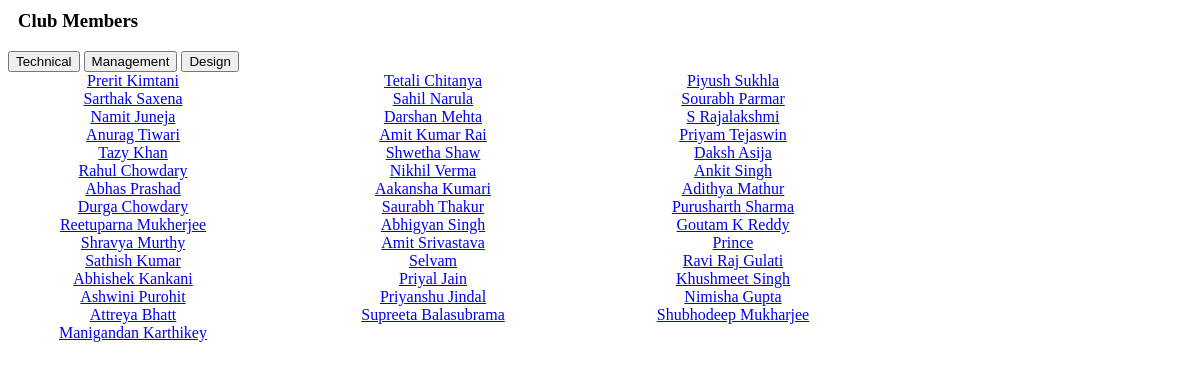
The page /club_members.php (signed in) on the database its author committed.
### tables this page shows
CREATE TABLE IF NOT EXISTS `club_60_members` (
  `name` varchar(20) NOT NULL,
  `regno` varchar(10) NOT NULL,
  `email` varchar(40) NOT NULL,
  `mobno` varchar(30) NOT NULL,
  `id` int(11) NOT NULL AUTO_INCREMENT,
  `dob` date NOT NULL,
  `address` varchar(50) NOT NULL,
  `gender` varchar(40) NOT NULL,
  `status` varchar(15) NOT NULL DEFAULT 'active',
  `department` varchar(40) NOT NULL DEFAULT 'Not available',
  `photo` varchar(50) NOT NULL,
  PRIMARY KEY (`id`)
);

### club_members.php (the view, shortened to what this page needs)
<?php
  require("sql_con.php");
$club_id=$_SESSION['cid'];
echo '
    <div class="row" style="margin-top:10px;">
       <div class="col-md-11" style="padding-left:10px;">
            <h3 class="paddh">Club Members</h3>
        </div>
    </div>';
             echo '<div id="materialdesign" class="section paddl">
                <button class="waves-effect waves-light btn tab" onclick="show1();">Technical</button>
                <button class="waves-effect waves-light btn tab" onclick="show2();">Management</button>
                          <button class="waves-effect waves-light btn tab" onclick="show3();">Design</button></div>
                          <div class="paddl" style="text-align:center;">';
    $mysql_tb = 'club_'.$club_id.'_members';
        $sql1 = "SELECT * FROM `" . $mysql_tb . "` where status= 'active' and department='technical'";
        $res1 = mysqli_query($mysqli,$sql1) or die("sql1 error");
        echo "<div id='technical' class='showtech'>";
        while($row1 = mysqli_fetch_array($res1)) {
          $name=$row1['name'];
            $id=$row1['id'];
            echo "<a href='#' onclick='view_members_profile(".$id.")' style='float:left;width:250px;margin-right:50px;''>
            <div  class='card #eceff1 blue-grey lighten-5'>
                <div class='card-content blue-grey-text'>
                       <span id='".$id."'>".$name."</span>
                    </div>
                    </div></a>";
        }
        echo "</div>";
        echo "<div class='hidedes' id='design'>";
        echo "</div></div>";
?>

### club_members.php (style rules this page uses)
.showtech { display:block; }

### rows shown on the page
club_60_members: name "Prerit Kimtani"
club_60_members: name "Tetali Chitanya"
club_60_members: name "Piyush Sukhla"
club_60_members: name "Sarthak Saxena"
club_60_members: name "Sahil Narula"
club_60_members: name "Sourabh Parmar"
club_60_members: name "Namit Juneja"
club_60_members: name "Darshan Mehta"
club_60_members: name "S Rajalakshmi"
club_60_members: name "Anurag Tiwari"
club_60_members: name "Amit Kumar Rai"
club_60_members: name "Priyam Tejaswin"
club_60_members: name "Tazy Khan"
club_60_members: name "Shwetha Shaw"
club_60_members: name "Daksh Asija"
club_60_members: name "Rahul Chowdary"
club_60_members: name "Nikhil Verma"
club_60_members: name "Ankit Singh"
club_60_members: name "Abhas Prashad"
club_60_members: name "Aakansha Kumari"
club_60_members: name "Adithya Mathur"
club_60_members: name "Durga Chowdary"
club_60_members: name "Saurabh Thakur"
club_60_members: name "Purusharth Sharma"
club_60_members: name "Reetuparna Mukherjee"
club_60_members: name "Abhigyan Singh"
club_60_members: name "Goutam K Reddy"
club_60_members: name "Shravya Murthy"
club_60_members: name "Amit Srivastava"
club_60_members: name "Prince"
club_60_members: name "Sathish Kumar"
club_60_members: name "Selvam"
club_60_members: name "Ravi Raj Gulati"
club_60_members: name "Abhishek Kankani"
club_60_members: name "Priyal Jain"
club_60_members: name "Khushmeet Singh"
club_60_members: name "Ashwini Purohit"
club_60_members: name "Priyanshu Jindal"
club_60_members: name "Nimisha Gupta"
club_60_members: name "Attreya Bhatt"
club_60_members: name "Supreeta Balasubrama"
club_60_members: name "Shubhodeep Mukharjee"
club_60_members: name "Manigandan Karthikey"
